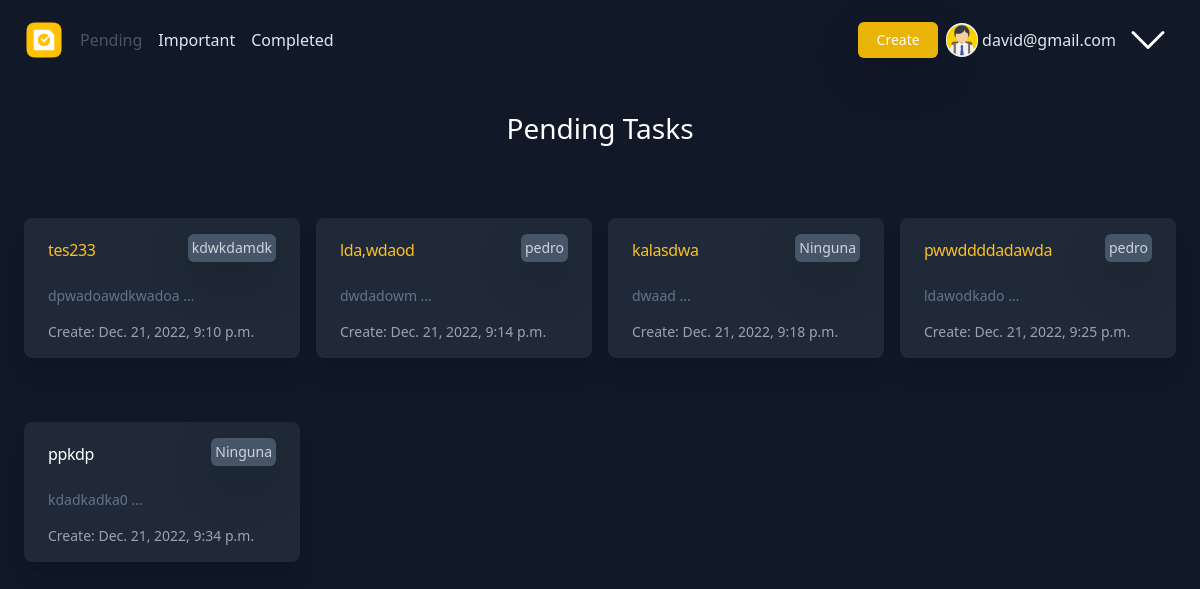
The app's page / (signed in) with its own data.
### djangocrud/models.py (models this page shows, shortened)
class CreateTask(models.Model):
    user=models.ForeignKey(User, on_delete=models.CASCADE, related_name="tasks")
    title = models.CharField(max_length=100)
    description = models.TextField(blank=True)
    categories = models.ForeignKey(Categories, on_delete=models.CASCADE, null=True, blank=True)
    important = models.BooleanField(default=False)
    timestamp = models.DateTimeField(auto_now_add=True)
    datecompleted = models.DateTimeField(null=True, blank=True)
    finished = models.BooleanField(default=False)

class Categories(models.Model):
    user=models.ForeignKey(User, on_delete=models.CASCADE, related_name='categories', null=True, blank=True)
    name = models.CharField(max_length=100)
    def __str__(self):
        return self.name

### djangocrud/views.py (the view, shortened to what this page needs)
# urls.py: path('', Home.as_view(), name='home'),
class Home(View):
    def get(self, request, *args, **kwargs):
        if self.request.user.is_authenticated:
            tasks = CreateTask.objects.filter(user=self.request.user , datecompleted=None)
            tasksUser=CreateTask.objects.filter(user=self.request.user)
            if len(tasksUser) == 0:
                status=True
                context = {
                'status': status,
                'title' : "Pending"
                }
                return render(request, 'pages/index.html', context)
            else:
                context = {
                    'tasks' : tasks,
                    'title' : "Pending"
                }
                return render(request, 'pages/index.html', context)
        else:
            return render(request, 'pages/index.html')

### templates/pages/index.html (shortened to what this page needs)
{% extends 'base.html' %}
{% load static %}
{% block navbar %}
{% include 'components/navbar.html' %}
{% endblock navbar %}
{% block content %}
{% if user.is_authenticated %}
{% if status %}
<main class="mx-4">
  <div class="mt-10 shadow-xl rounded-lg bg-gray-800 px-5 py-4 ">
    <h2 class="text-white dark:text-white ">Create Task</h2>
    <p class="text-slate-400 text-xl mt-2 ">Welcome create your first task and start managing them</p>
    <a href="{% url 'create' %}" class="no-underline transition duration-150 ease-in-out block w-48 py-3 px-10 rounded-md shadow bg-yellow-500 text-white sm:text-center textfont-medium hover:bg-yellow-400 focus:outline-none ">
      Create now
    </a>
  </div>
</main>
{% else %}
<div class="mx-4 mt-5">
  <div class="text-center" >
    <h3 class="text-white ">{{title}} Tasks </h3>
  </div>
  <div class="first:mt-12 mt-4 max-w-lg mx-auto lg:grid gap-3  lg:grid-cols-4 lg:max-w-none	">
    {% for task in tasks%}
    <a href="{% url 'detail' task.id %}" class="transition duration-500 ease-in-out transform hover:-translate-y-1  no-underline ">
      <div class=" bg-gray-800	ring-1 ring-slate-900/5 mt-5 shadow-xl lg:flex flex-col rounded-lg overflow-hidden px-6 py-3 	 sm:grow w-100">
        <div>
          <div class="flex justify-between">
            {% if task.important %}
            <h3 class="text-amber-400	 dark:text-amber mt-1 text-base font-medium tracking-tight">{{task.title | truncatechars:15 }}</h3>
            {% else %}
            <h3 class="text-white dark:text-white mt-1 text-base font-medium tracking-tight">{{task.title | truncatechars:15}}</h3>
            {% endif %}
            <p class="text-gray-300	text-right shadow-lg  p-1 text-sm bg-slate-600	rounded"> {% if task.categories == None %}Ninguna {% else %}{{task.categories}}{% endif %} </p>
          </div>
          <p class="text-slate-500 dark:text-slate-400 mt-2 text-sm">
            {{task.description | truncatechars:20}}
          </p>
          <div class="flex flex-between text-sm text-gray-400">
            {% if task.finished %}
            <span>
              Finished:
              {{task.datecompleted}}
            </span>
            {% else %}
            <span>
              Create:
              {{task.timestamp}}
            </span>
            {% endif %}
          </div>
        </div>
      </div>
    </a>
      {% endfor %}
  </div>
</div>
{% endif %}
{% endif %}
{% endblock content %}

### templates/components/navbar.html (shortened to what this page needs)
{% load static %}
{% url 'home' as pending %}
{% url 'important' as important %}
{% url 'finished' as finished %}
 <div class="relative mt-2">
        <nav>
            <div class=" relative flex items-center justify-between spx-4 sm:px-6" >
                <a href="{% url 'home' %}">
                <img class="h-10 w-10 mr-2 " src={% static 'logo.png' %} alt="Task">
                </a>
                <div class="lg:visible sm:invisible flex items-center flex-1">
                {% if user.is_authenticated %}
                    <a href="{% url 'home' %}" class=" p-2 no-underline focus:bg-yello-500 {% if request.path == pending %} no-underline text-base font-medium text-gray-600{% else %} text-base font-medium text-slate-200 hover:text-gray-600 {% endif %}">
                        Pending
                    </a>
                    <a href="{% url 'important' %}" class="p-2 no-underline{% if request.path == important%} no-underline text-base font-medium text-gray-600 {% else %} text-base font-medium text-slate-200	 hover:text-gray-600 {% endif %}">
                        Important
                    </a>
                    <a href="{% url 'finished' %}" class="p-2 no-underline{% if request.path == finished %} no-underline  text-base font-medium text-gray-600{% else %} text-base font-medium text-slate-200 hover:text-gray-600 {% endif %}">
                        Completed
                    </a>
                {% endif %}
            </div>
            {% if user.is_authenticated %}
                <a href="{% url 'create' %}" class="no-underline w-20 flex justify-center py-2 px-3 rounded  text-sm font-medium text-white bg-yellow-500 shadow-lg shadow-yellow-400/50   hover:bg-yellow-400 sm:mr-2">
                        Create
                </a>
                <div x-data="{ open: false }">
                        <button @click="open = true" @click.outside="open = false"  class=" flex justify-end items-center text-decoration-none " >
                            <div class="flex justify-end items-center ">
                                <img src="{% static 'img-user.png' %}" alt="mdo" width="32" height="32" class="m-1 rounded-full mx-auto ">
                                <span class="lg:visible  flex text-slate-200 m-1 sm:m-0 ">{{user.username | truncatechars:15}}</span>
                                <svg xmlns="http://www.w3.org/2000/svg" fill="none" viewBox="0 0 24 24" stroke-width="1.5" stroke="white" class="w-6 h-6 sm:w-14 sm:h-12">
                                    <path stroke-linecap="round" stroke-linejoin="round" d="M19.5 8.25l-7.5 7.5-7.5-7.5" />
                                </svg>
                            </div>
                        </button>
                      </div>
                    </div>
                </div>
            {% endif %}
<div>

### records on screen
CreateTask: title "tes233", categories "kdwkdamdk", description "dpwadoawdkwadoa …", timestamp "Dec. 21, 2022, 9:10 p.m."
CreateTask: title "lda,wdaod", categories "pedro", description "dwdadowm …", timestamp "Dec. 21, 2022, 9:14 p.m."
CreateTask: title "kalasdwa", shows "Ninguna", description "dwaad …", timestamp "Dec. 21, 2022, 9:18 p.m."
CreateTask: title "pwwddddadawda", categories "pedro", description "ldawodkado …", timestamp "Dec. 21, 2022, 9:25 p.m."
CreateTask: title "ppkdp", shows "Ninguna", description "kdadkadka0 …", timestamp "Dec. 21, 2022, 9:34 p.m."

### other values on screen
{{ user.username | truncatechars:15 }} "david@gmail.com"
{{ title }} "Pending"
